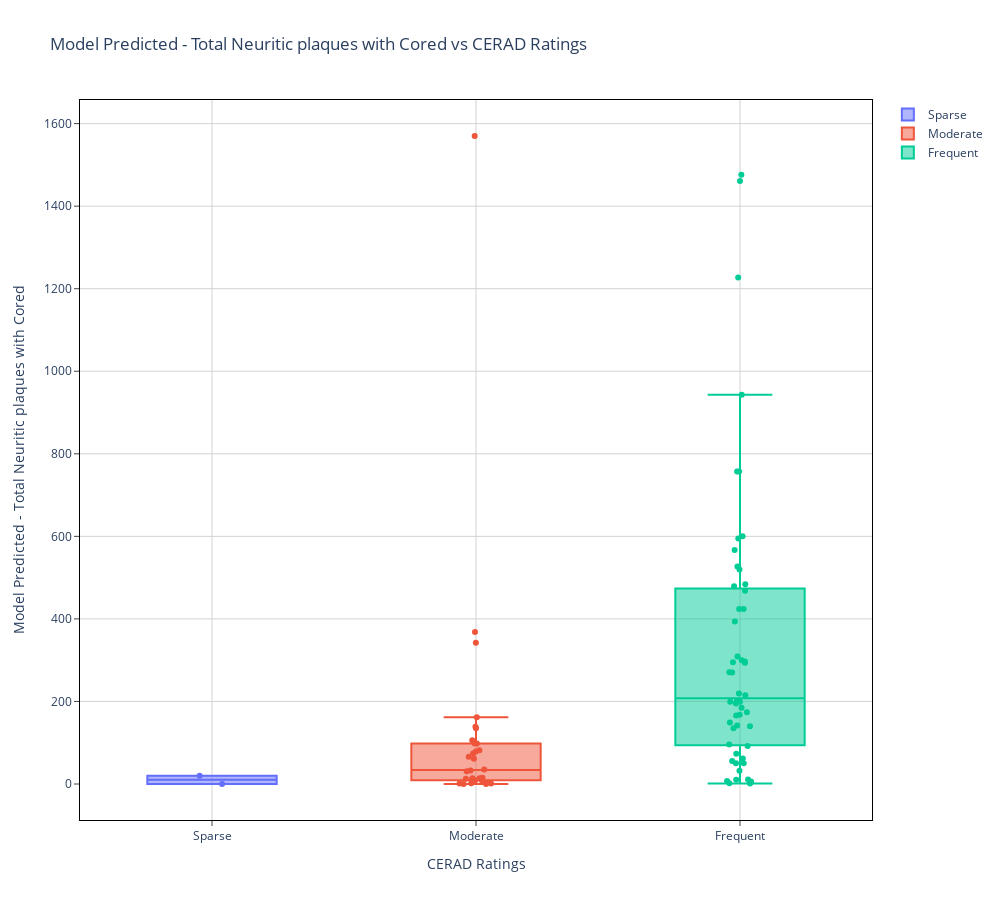

Here is the notebook cell this chart was saved with:
### Code cell
title =  "Model Predicted - Total Neuritic plaques with Cored vs CERAD Ratings" 
y_axis_title = "Model Predicted - Total Neuritic plaques with Cored"  
x_axis_title = 'CERAD Ratings'
boxplot_plaque(plaque_counts_merged, "MidPlaquesWCoresValue","total_core_plaques", title,x_axis_title, y_axis_title )

### Figure 1 — Plotly figure (JSON) as saved in the notebook; plotly's stock layout.template omitted (floating-point values rounded to 4 significant figures)
{"data": [{"boxpoints": "all", "jitter": 0.3, "name": "Sparse", "pointpos": 0, "type": "box", "y": [0, 20]}, {"boxpoints": "all", "jitter": 0.3, "name": "Moderate", "pointpos": 0, "type": "box", "y": [1, 342, 1, 98, 98, 9, 0, 15, 139, 33, 368, 9, 1570, 2, 35, 31, 9, 0, 79, 61, 14, 135, 66, 74, 14, 162, 106, 82, 13, 3]}, {"boxpoints": "all", "jitter": 0.3, "name": "Frequent", "pointpos": 0, "type": "box", "y": [149, 309, 7, 943, 6, 567, 394, 96, 135, 56, 294, 73, 527, 2, 300, 297, 142, 219, 1461, 1476, 468, 92, 484, 50, 215, 1, 174, 600, 424, 166, 271, 757, 140, 1227, 479, 757, 185, 195, 295, 424, 10, 11, 595, 270, 168, 32, 50, 199, 520, 62, 199, 201]}], "layout": {"height": 900, "plot_bgcolor": "white", "title": {"text": "Model Predicted - Total Neuritic plaques with Cored vs CERAD Ratings"}, "width": 1000, "xaxis": {"gridcolor": "lightgrey", "linecolor": "black", "mirror": true, "showline": true, "ticks": "outside", "title": {"text": "CERAD Ratings"}}, "yaxis": {"gridcolor": "lightgrey", "linecolor": "black", "mirror": true, "showline": true, "ticks": "outside", "title": {"text": "Model Predicted - Total Neuritic plaques with Cored"}}}}
